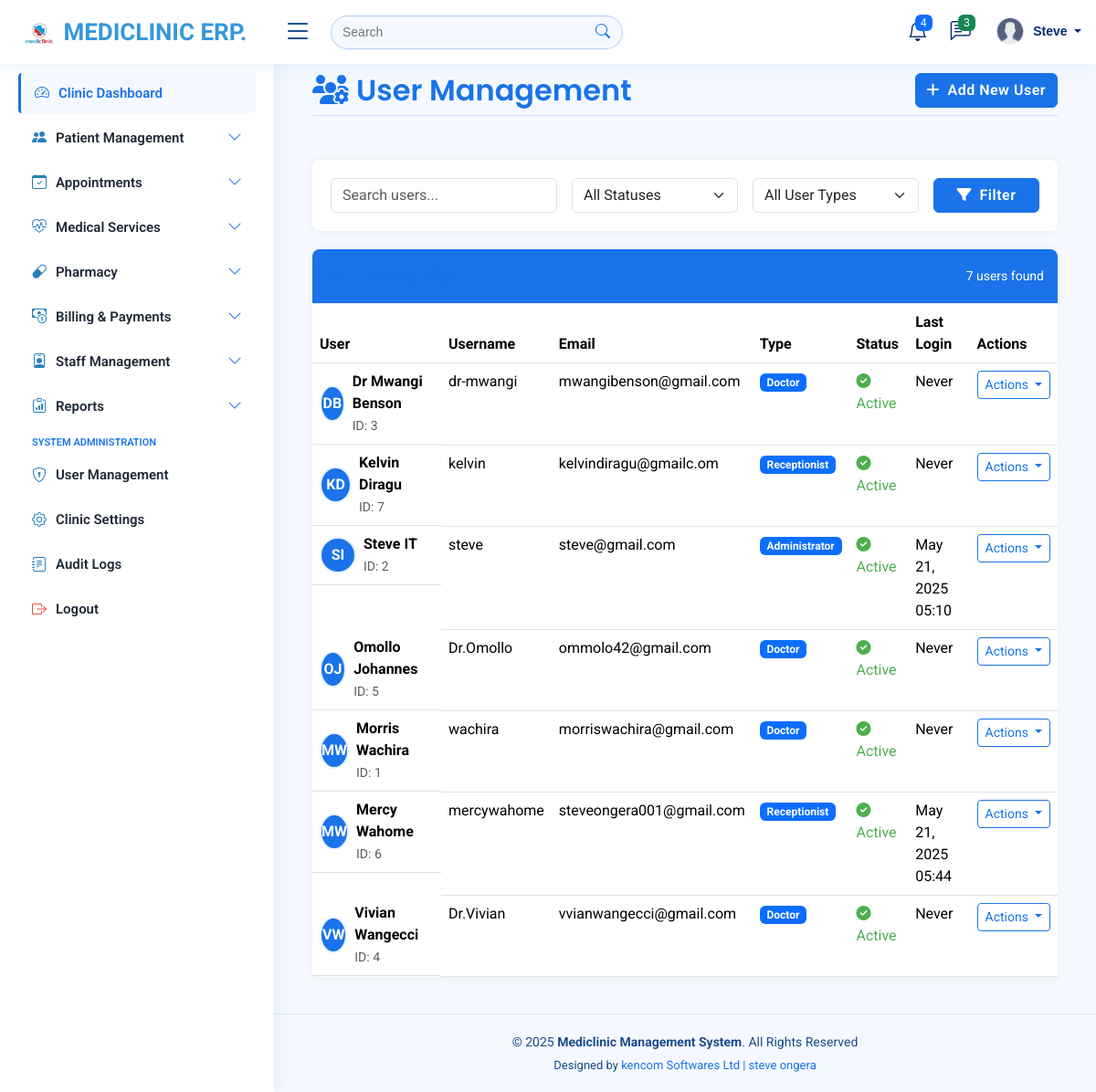
Before: /users/ (signed in) with the older database file.
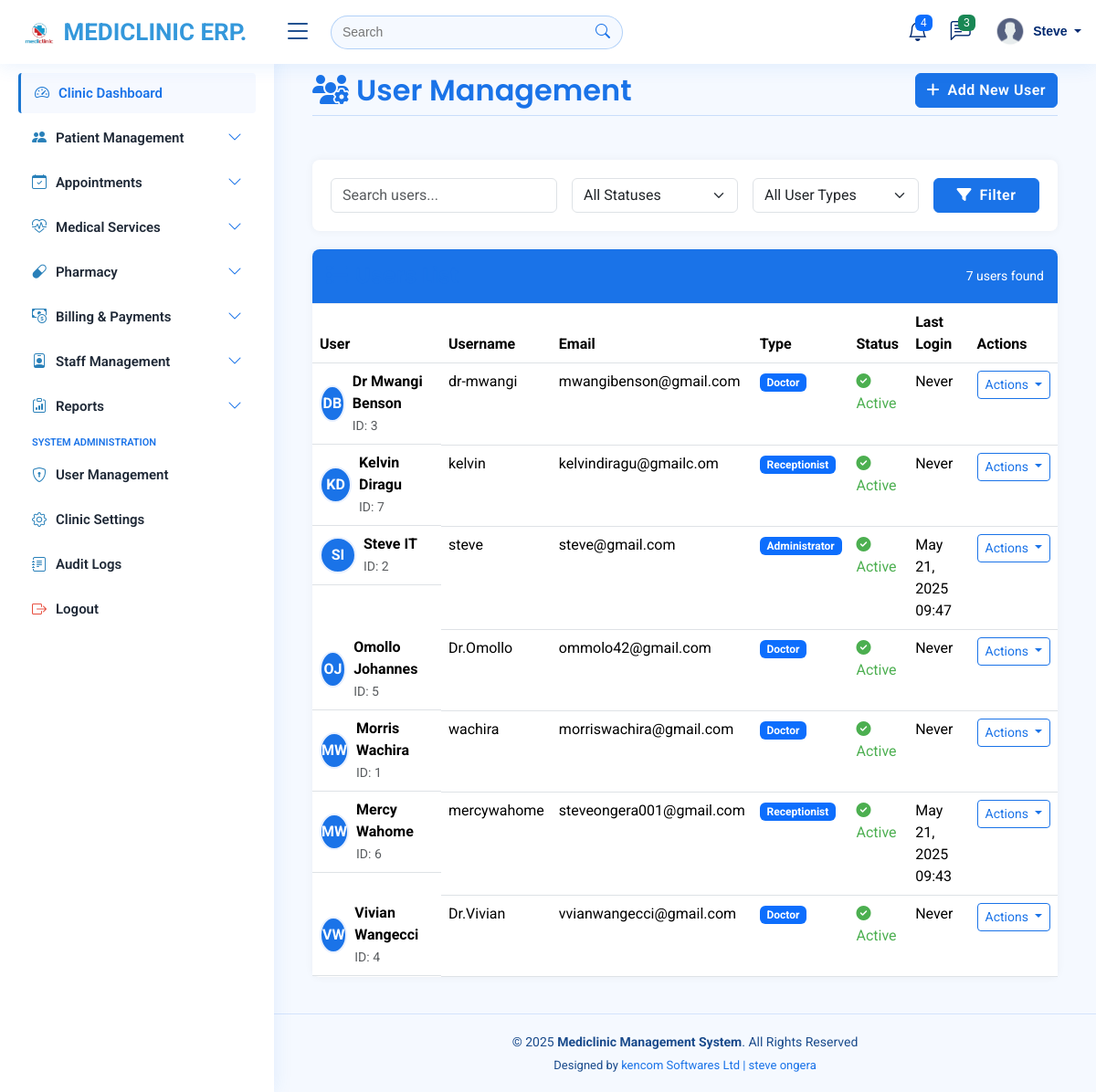
After: the same page with the newer database file.
### myapplication/models.py (models this page shows, shortened)
class User(AbstractUser):
    USER_TYPE_CHOICES = (
        ('ADMIN', 'Administrator'),
        ('DOCTOR', 'Doctor'),
        ('RECEPTIONIST', 'Receptionist'),
    )
    user_type = models.CharField(max_length=12, choices=USER_TYPE_CHOICES)
    phone_number = models.CharField(max_length=15, blank=True, null=True)
    specialization = models.CharField(max_length=100, blank=True, null=True)  # For doctors
    license_number = models.CharField(max_length=50, blank=True, null=True)  # For doctors
    is_active = models.BooleanField(default=True)

### myapplication/views.py (the view, shortened to what this page needs)
# urls.py: path('users/', views.user_management, name='user_management'),
@login_required
@permission_required('auth.view_user', raise_exception=True)
def user_management(request):
    search_query = request.GET.get('search', '')
    status_filter = request.GET.get('status', '')
    user_type_filter = request.GET.get('user_type', '')
    users = User.objects.all()
    if status_filter:
        users = users.filter(is_active=status_filter == 'active')
    if user_type_filter:
        users = users.filter(user_type=user_type_filter)
    users = users.order_by('last_name', 'first_name')
    context = {
        'users': users,
        'search_query': search_query,
        'status_filter': status_filter,
        'user_type_filter': user_type_filter,
        'user_types': User.USER_TYPE_CHOICES,
        'now': timezone.now(),
    }
    return render(request, 'user_management/user_list.html', context)

### templates/user_management/user_list.html (shortened to what the changed rows need)
{% extends 'base/base.html' %}
{% block content %}
    <div class="container-fluid">
        <div class="row mb-4">
            <div class="col-12">
                <div class="d-flex justify-content-between align-items-center">
                    <h2 class="mb-0 page-header">
                        <i class="fas fa-users-cog me-2"></i>User Management
                    </h2>
                </div>
            </div>
        </div>
        <div class="card">
            <div class="card-body p-0">
                <div class="table-responsive">
                    <table class="table table-hover mb-0">
                        <thead>
                            <tr>
                                <th>User</th>
                                <th>Username</th>
                                <th>Email</th>
                                <th>Type</th>
                                <th>Status</th>
                                <th>Last Login</th>
                                <th>Actions</th>
                            </tr>
                        </thead>
                        <tbody>
                            {% for user in users %}
                            <tr>
                                <td class="d-flex align-items-center">
                                    {% if user.profile_picture %}
                                        <img src="{{ user.profile_picture.url }}" alt="{{ user.get_full_name }}"
                                             class="user-avatar me-2">
                                    {% else %}
                                        <div class="initials-avatar me-2">
                                            {{ user.first_name|first|default:'' }}{{ user.last_name|first|default:'' }}
                                        </div>
                                    {% endif %}
                                    <div>
                                        <div class="fw-bold">{{ user.get_full_name }}</div>
                                        <small class="text-muted">ID: {{ user.id }}</small>
                                    </div>
                                </td>
                                <td>{{ user.username }}</td>
                                <td>{{ user.email|default:"-" }}</td>
                                <td>
                                    <span class="badge bg-primary">{{ user.get_user_type_display }}</span>
                                </td>
                                <td>
                                    {% if user.is_active %}
                                        <span class="status-active">
                                            <i class="fas fa-check-circle me-1"></i> Active
                                        </span>
                                    {% else %}
                                        <span class="status-inactive">
                                            <i class="fas fa-times-circle me-1"></i> Inactive
                                        </span>
                                    {% endif %}
                                </td>
                                <td>
                                    {% if user.last_login %}
                                        {{ user.last_login|date:"M d, Y H:i" }}
                                    {% else %}
                                        Never
                                    {% endif %}
                                </td>
                                <td>
                                    <div class="dropdown">
                                        <button class="btn btn-sm btn-outline-primary dropdown-toggle"
                                                type="button" data-bs-toggle="dropdown">
                                            Actions
                                        </button>
                                    </div>
                                </td>
                            </tr>
                            {% endfor %}
                        </tbody>
                    </table>
                </div>
            </div>
        </div>
    </div>
{% endblock %}

### templates/base/navbar.html (shortened to what this page needs)
{% load static %}
<header id="header" class="header fixed-top d-flex align-items-center">
    <div class="d-flex align-items-center justify-content-between">
      {% if request.user.is_staff %}
        <a href="#" class="logo d-flex align-items-center">
        {% else %}
        <a href="#" class="logo d-flex align-items-center">
      {% endif %}
        <img src="{% static 'assets/img/mediclinic-logo.png'%}" alt="">
           <span class="d-none d-lg-block" style="font-family: 'Roboto', sans-serif; font-weight: 700; color: #3498db;">MEDICLINIC ERP.</span>
      </a>
      <i class="bi bi-list toggle-sidebar-btn"></i>
    </div>
    <div class="search-bar">
      <form class="search-form d-flex align-items-center"  action="/">
        <input type="text" name="query" placeholder="Search" title="Enter search keyword">
        <button type="submit" title="Search"><i class="bi bi-search"></i></button>
      </form>
    </div>
    <nav class="header-nav ms-auto">
      <ul class="d-flex align-items-center">
        <li class="nav-item dropdown">
          <a class="nav-link nav-icon" href="#" data-bs-toggle="dropdown">
            <i class="bi bi-bell"></i>
            <span class="badge bg-primary badge-number">4</span>
          </a>
            </li>
          </ul>
        <li class="nav-item dropdown">
          <a class="nav-link nav-icon" href="#" data-bs-toggle="dropdown">
            <i class="bi bi-chat-left-text"></i>
            <span class="badge bg-success badge-number">3</span>
          </a>
        </li>
        <li class="nav-item dropdown pe-3">
          <a class="nav-link nav-profile d-flex align-items-center pe-0" href="#" data-bs-toggle="dropdown">
            <img src="{% static 'assets/img/profile.png'%}" alt="Profile" class="rounded-circle">
            <span class="d-none d-md-block dropdown-toggle ps-2">
              {% if user.is_authenticated %}
                  {{ user.first_name }}
              {% else %}
                  Admin
              {% endif %}
            </span>
          </a>
        </li>
    </nav>
  </header>

Changed rows visible on the page:
changed User "Steve IT": last_login "May 21, 2025 05:10" → "May 21, 2025 09:47"
changed User "Mercy Wahome": last_login "May 21, 2025 05:44" → "May 21, 2025 09:43"
